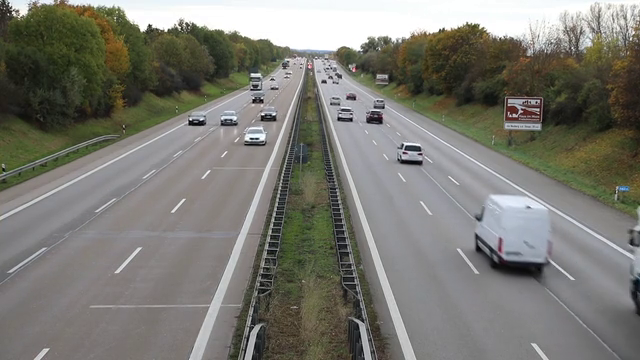
#> input picture frame 106 of data/YourVideoPath.mp4, 640 x 360 px, given in place of project_video.mp4, which was not available
$ python Lane_Detection_Warping.py
#> lines starting #> are read from the running program, lines starting #| are printed output that depends on the picture; after the words box and inside, x2 and y2 are one past the last pixel; in counts of white or black regions, pixels touching at a corner belong together; pictures that were not available may be replaced by others from this repository, and a replacement may not be noted
import cv2
import numpy as np

vidcap = cv2.VideoCapture("project_video.mp4")
if not vidcap.isOpened():
    print("Error: Could not open video file.")
    exit()

def nothing(x):
    pass

cv2.namedWindow("Trackbars")

cv2.createTrackbar("L - H", "Trackbars", 0, 255, nothing)
cv2.createTrackbar("L - S", "Trackbars", 0, 255, nothing)
cv2.createTrackbar("L - V", "Trackbars", 200, 255, nothing)
cv2.createTrackbar("U - H", "Trackbars", 255, 255, nothing)
cv2.createTrackbar("U - S", "Trackbars", 50, 255, nothing)
cv2.createTrackbar("U - V", "Trackbars", 255, 255, nothing)

while True:
    success, image = vidcap.read()
#> image is the input picture: shape (360, 640, 3); mean B, G, R 114.6, 121.8, 122.5
    if not success:
        break
    frame = cv2.resize(image, (640,480))
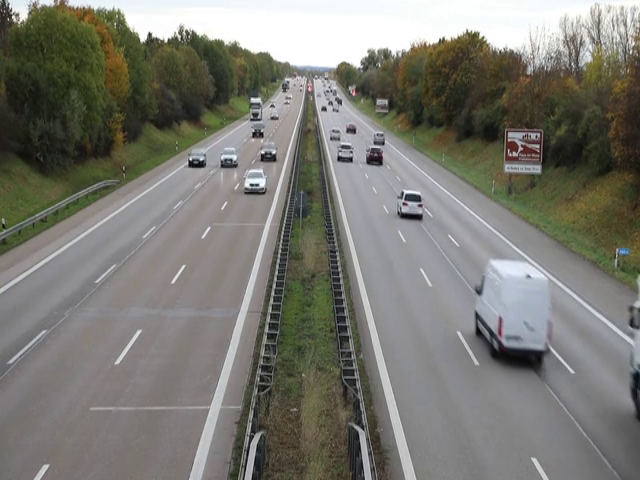
#> frame: shape (480, 640, 3); mean B, G, R 114.6, 121.8, 122.5

    # Choosing points for perspective transformation
    # left
    tl = (200,380)
    bl = (70 ,472)
    # right
    tr = (500,380)
    br = (650,472)

    cv2.circle(frame, tl, 5, (0,0,255), -1)
#> frame: shape (480, 640, 3); 0.03% of pixels changed, all inside (x1, y1, x2, y2) = (195, 375, 206, 386)
    cv2.circle(frame, bl, 5, (0,0,255), -1)
#> frame: shape (480, 640, 3); mean B, G, R 114.5, 121.8, 122.6
    cv2.circle(frame, tr, 5, (0,0,255), -1)
#> frame: shape (480, 640, 3); mean B, G, R 114.5, 121.7, 122.6
    cv2.circle(frame, br, 5, (0,0,255), -1)

    ## Applying perspective transformation
    pts1 = np.float32([tl, bl, tr, br])
    pts2 = np.float32([[0, 0], [0, 480], [640, 0], [640, 480]])

    # Matrix to warp the image for birdseye window
    matrix = cv2.getPerspectiveTransform(pts1, pts2)
    transformed_frame = cv2.warpPerspective(frame, matrix, (640,480))
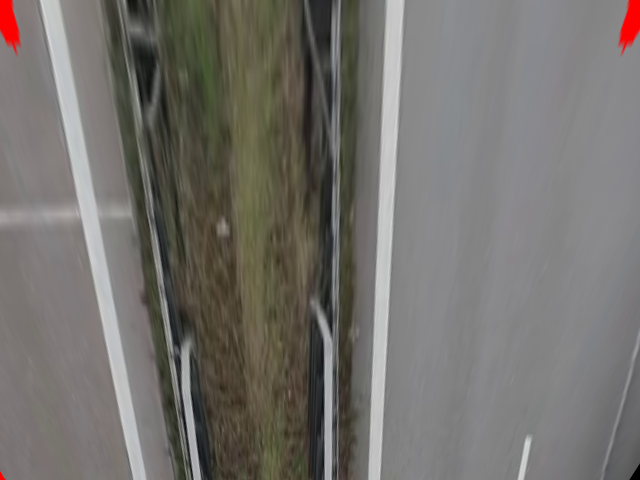
#> transformed_frame: shape (480, 640, 3); mean B, G, R 109.1, 113.3, 116.3

    ### Object Detection
    # Image Thresholding
    hsv_transformed_frame = cv2.cvtColor(transformed_frame, cv2.COLOR_BGR2HSV)
#> hsv_transformed_frame: shape (480, 640, 3); mean H, S, V 49.5, 24, 117.3

    l_h = cv2.getTrackbarPos("L - H", "Trackbars")
    l_s = cv2.getTrackbarPos("L - S", "Trackbars")
    l_v = cv2.getTrackbarPos("L - V", "Trackbars")
    u_h = cv2.getTrackbarPos("U - H", "Trackbars")
    u_s = cv2.getTrackbarPos("U - S", "Trackbars")
    u_v = cv2.getTrackbarPos("U - V", "Trackbars")

    lower = np.array([l_h,l_s,l_v])
    upper = np.array([u_h,u_s,u_v])
    mask = cv2.inRange(hsv_transformed_frame, lower, upper)
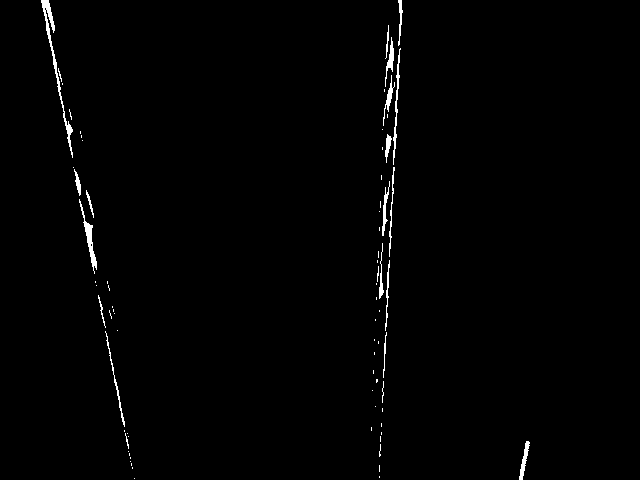
#> mask: shape (480, 640); 0.96% white; 76 white regions (56 under 20 px), largest, box (x1, y1, x2, y2) and area: (41, 0, 73, 158) 543, (79, 199, 97, 274) 293, (393, 48, 401, 165) 229

    # Histogram
    histogram = np.sum(mask[mask.shape[0]//2:, :], axis=0)
#> histogram = 640 values, max 12240 at index 381, min 0 at index 0, mean 400
    midpoint = int(histogram.shape[0] / 2)  # Use built-in int
#> midpoint = 320
    left_base = np.argmax(histogram[:midpoint])
#> left_base = 92
    right_base = np.argmax(histogram[midpoint:]) + midpoint
#> right_base = 381

    # Sliding Window
    y = 472
    lx = []
    rx = []

    msk = mask.copy()

    while y > 0:
        ## Left threshold
        img = mask[y-40:y, left_base-50:left_base+50]
        contours, _ = cv2.findContours(img, cv2.RETR_TREE, cv2.CHAIN_APPROX_SIMPLE)
        for contour in contours:
            M = cv2.moments(contour)
            if M["m00"] != 0:
                cx = int(M["m10"]/M["m00"])
                cy = int(M["m01"]/M["m00"])
                lx.append(left_base-50 + cx)
                left_base = left_base-50 + cx

        ## Right threshold
        img = mask[y-40:y, right_base-50:right_base+50]
        contours, _ = cv2.findContours(img, cv2.RETR_TREE, cv2.CHAIN_APPROX_SIMPLE)
        for contour in contours:
            M = cv2.moments(contour)
            if M["m00"] != 0:
                cx = int(M["m10"]/M["m00"])
                cy = int(M["m01"]/M["m00"])
                lx.append(right_base-50 + cx)
                right_base = right_base-50 + cx

        cv2.rectangle(msk, (left_base-50,y), (left_base+50,y-40), (255,255,255), 2)
        cv2.rectangle(msk, (right_base-50,y), (right_base+50,y-40), (255,255,255), 2)
        y -= 40
#> this loop made 12 passes
#> pass 1, `img = mask[y-40:y, left_base-50:left_base+50]`:
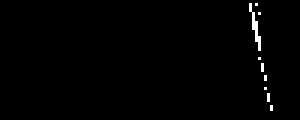
#> img: shape (40, 100) (shown 3 times larger); 0.88% white in thin lines or dots, all inside (x1, y1, x2, y2) = (83, 1, 91, 37)
#> pass 1, `img = mask[y-40:y, right_base-50:right_base+50]`:
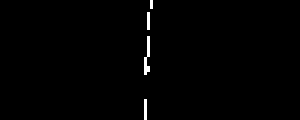
#> img: shape (40, 100) (shown 3 times larger); 0.78% white in thin lines or dots, all inside (x1, y1, x2, y2) = (48, 0, 51, 40)
#> pass 2, `img = mask[y-40:y, right_base-50:right_base+50]`:
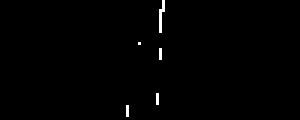
#> img: shape (40, 100) (shown 3 times larger); 0.62% white in thin lines or dots, all inside (x1, y1, x2, y2) = (42, 0, 55, 39)
#> after the loop:
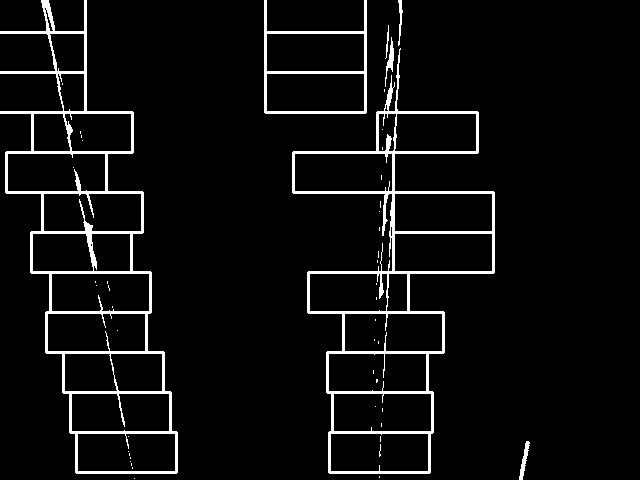
#> msk: shape (480, 640); 5.4% white; 48 white regions (41 under 20 px), largest, box (x1, y1, x2, y2) and area: (0, 0, 178, 474) 7535, (292, 48, 495, 474) 7012, (264, 0, 367, 114) 1555
#> after the loop, left_base = 35; lx = 36 values, max 443 at index 19, min 35 at index 32, mean 243.2; right_base = 315; y = -8

    cv2.imshow("Original", frame)
    cv2.imshow("Bird's Eye View", transformed_frame)
    cv2.imshow("Lane Detection - Image Thresholding", mask)
    cv2.imshow("Lane Detection - Sliding Windows", msk)

    if cv2.waitKey(10) == 27:
#> (key Esc is pressed here)
        break

vidcap.release()
cv2.destroyAllWindows()

$ run again, starting later in the video
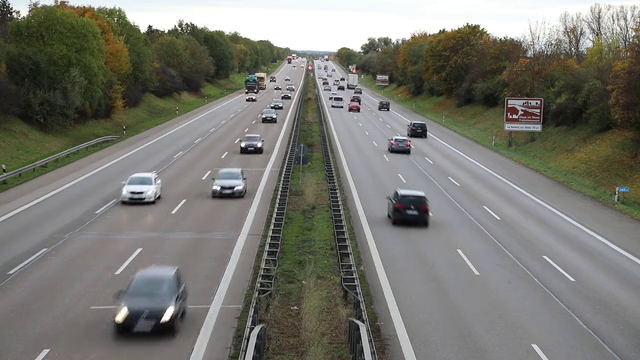
#> input picture frame 477 of data/YourVideoPath.mp4, 640 x 360 px, given in place of project_video.mp4, which was not available
#> image is the input picture: shape (360, 640, 3); mean B, G, R 112.6, 119.6, 119.9
#> hsv_transformed_frame: shape (480, 640, 3); mean H, S, V 54.1, 24.3, 112.6
#> `mask = cv2.inRange(hsv_transformed_frame, lower, upper)`:
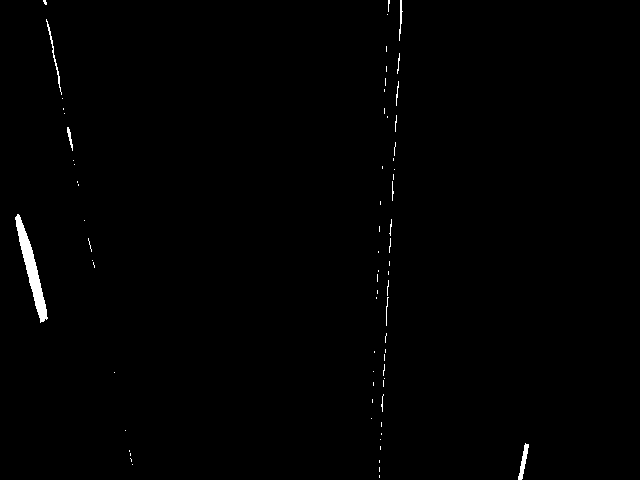
#> mask: shape (480, 640); 0.62% white; 72 white regions (61 under 20 px), largest, box (x1, y1, x2, y2) and area: (15, 214, 48, 323) 1023, (518, 443, 529, 480) 164, (46, 19, 62, 95) 126
#> histogram = 640 values, max 11220 at index 35, min 0 at index 0, mean 485.7
#> `left_base = np.argmax(histogram[:midpoint])`: left_base = 35
#> `right_base = np.argmax(histogram[midpoint:]) + midpoint`: right_base = 524
#> after the loop `while y > 0:`:
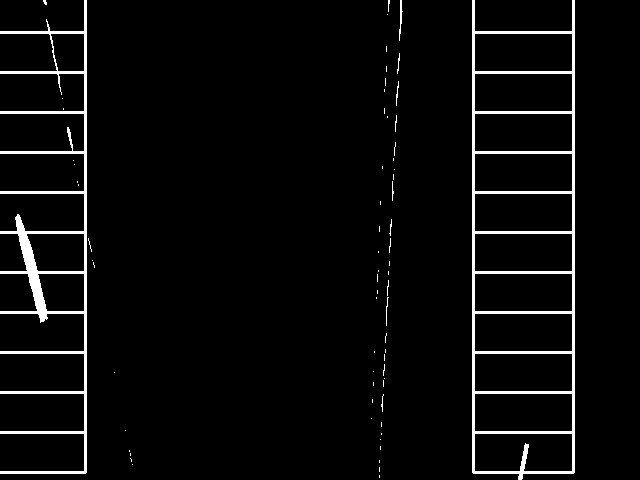
#> msk: shape (480, 640); 4.1% white; 68 white regions (59 under 20 px), largest, box (x1, y1, x2, y2) and area: (472, 0, 575, 480) 6485, (0, 0, 87, 474) 5553, (399, 0, 403, 41) 71
#> after the loop `while y > 0:`: left_base = 35; lx = [523]; right_base = 523; y = -8

$ run again, starting later in the video
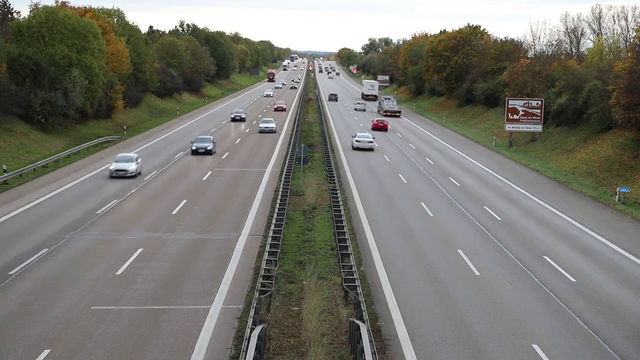
#> input picture frame 848 of data/YourVideoPath.mp4, 640 x 360 px, given in place of project_video.mp4, which was not available
#> image is the input picture: shape (360, 640, 3); mean B, G, R 113.2, 120.1, 120.7
#> hsv_transformed_frame: shape (480, 640, 3); mean H, S, V 45.7, 23.7, 114.9
#> `mask = cv2.inRange(hsv_transformed_frame, lower, upper)`:
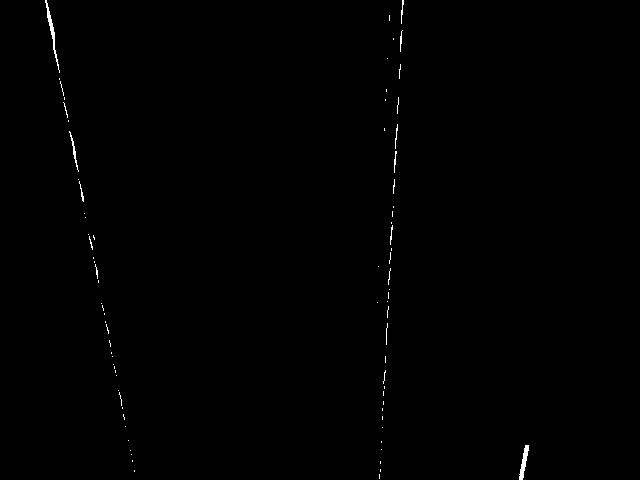
#> mask: shape (480, 640); 0.32% white in thin lines or dots, all inside (x1, y1, x2, y2) = (45, 0, 529, 480)
#> histogram = 640 values, max 6375 at index 523, min 0 at index 0, mean 162.2
#> `left_base = np.argmax(histogram[:midpoint])`: left_base = 97
#> `right_base = np.argmax(histogram[midpoint:]) + midpoint`: right_base = 523
#> the loop `while y > 0:` made 12 passes
#> after the loop `while y > 0:`:
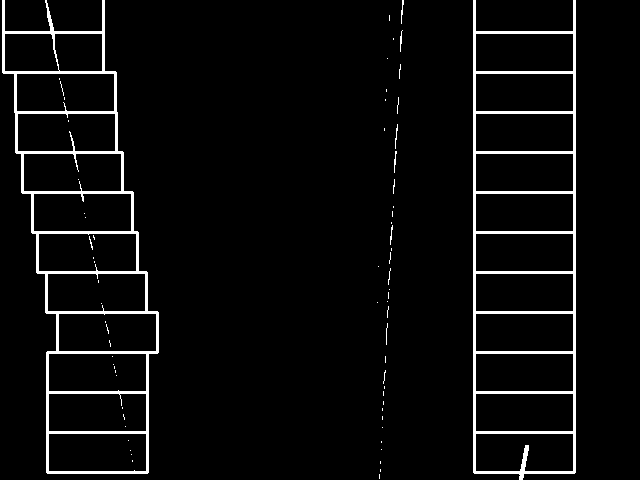
#> msk: shape (480, 640); 4.5% white; 70 white regions (62 under 20 px), largest, box (x1, y1, x2, y2) and area: (2, 0, 159, 474) 6822, (473, 0, 576, 480) 6478, (401, 0, 404, 24) 34
#> after the loop `while y > 0:`: left_base = 53; lx = [524, 107, 96, 96, 90, 87, 82, 80, 72, 72, 66, 65, 53]; right_base = 524; y = -8
